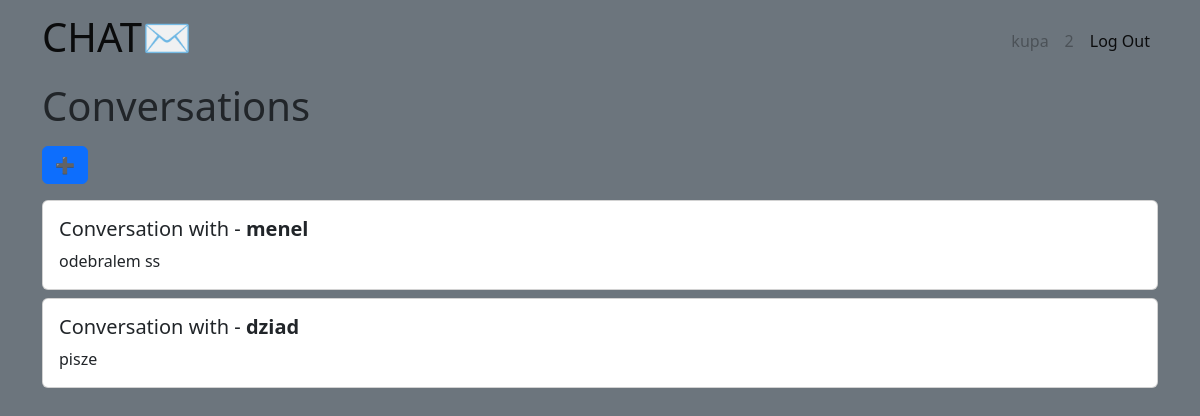
The app's page / (signed in) with its own data.
### tables this page shows
CREATE TABLE user (
    id INTEGER PRIMARY KEY AUTOINCREMENT,
    nickname TEXT UNIQUE NOT NULL,
    username TEXT UNIQUE NOT NULL,
    password TEXT NOT NULL
);

CREATE TABLE conversation (
    id INTEGER PRIMARY KEY AUTOINCREMENT,
    cuser INTEGER,
    suser INTEGER
);

CREATE TABLE message (
    id INTEGER PRIMARY KEY AUTOINCREMENT,
    author TEXT NOT NULL,
    value TEXT NOT NULL,
    date DATETIME NOT NULL,
    conv INTEGER
);

### chat/conv.py (the view)
@bp.route('/')
@login_required
def index():
    db = get_db()
    conversations = []
    try:
        conversations = db.execute(
           f'SELECT * FROM conversation WHERE cuser = {g.user["id"]} OR suser = {g.user["id"]}'
        ).fetchall()
    except Exception:
        pass
    users = []
    uid = g.user['id']
    lastmsg = []
    print(conversations[-1]["cuser"])
    try:
        for item in conversations:
            t = item['cuser']
            if item['cuser'] == uid:
                t = item['suser']
            users.append(db.execute(
                f'SELECT id, nickname FROM user WHERE id = {t}'
            ).fetchall())
        for item in conversations:
            for user in users:
                if item['suser'] == user[0]['id'] or item['cuser'] == user[0]['id']:
                    lastmsg.append(db.execute(
                        f'SELECT value FROM message WHERE conv = {item["id"]}'
                    ).fetchall())
                    lastmsg[-1] = lastmsg[-1][-1]['value'] if len(lastmsg[-1]) > 0 else "no messages"
    except Exception:
        pass
    users = [item[0]['nickname'] for item in users]
    print(lastmsg)
    print(users, uid, lastmsg)
    return render_template('chat/index.html', conversations=conversations, users=users, lastmsg=lastmsg)

### chat/auth.py (called while the page is built)
@bp.before_app_request
def load_logged_in_user():
    user_id = session.get('user_id')
    if user_id is None:
        g.user = None
    else:
        g.user = get_db().execute(
            'SELECT * FROM user WHERE id = ?', (user_id,)
        ).fetchone()

def login_required(view):
    @functools.wraps(view)
    def wrapped_view(**kwargs):
        if g.user is None:
            return redirect(url_for('auth.login'))
        return view(**kwargs)
    return wrapped_view

### chat/db.py (called while the page is built)
def get_db():
    if 'db' not in g:
        g.db = sqlite3.connect(
            current_app.config['DATABASE'],
            detect_types=sqlite3.PARSE_DECLTYPES
        )
        g.db.row_factory = sqlite3.Row
    return g.db

### chat/templates/chat/index.html
{% extends 'base.html' %}
{% block header %}
  <h1>{% block title %}Conversations{% endblock %}</h1>
  {% if g.user %}
    <a class="btn btn-primary my-2" href="{{ url_for('conv.create') }}">➕</a>
  {% endif %}
{% endblock %}
{% block content %}
  {% for conv in conversations %}
  <div class="card my-2 " style="">
      <a href="{{ url_for('conv.conversation', id = conv['id']) }}" class="text-decoration-none text-dark">
      <div class="card-body align-left ">
        <h5 class="card-title">Conversation with - <b>{{ users[loop.index0] }}</b></h5>
        <p class="card-text ">{{ lastmsg[loop.index0] }}</p>
      </div>
    </a>
  </div>
  {% endfor %}
{% endblock %}

### chat/templates/base.html (shortened to what this page needs)
<!doctype html>
<head>
  <link href="https://cdn.jsdelivr.net/npm/bootstrap@5.2.3/dist/css/bootstrap.min.css" rel="stylesheet"
>
</head>
<body class="bg-secondary">
  <nav class="navbar navbar-expand sticky-top navbar-stick-top bg-secondary">
    <div class="container container-fluid">
      <a class="navbar-brand" href="{{ url_for('conv.index') }}">
        <h1>CHAT✉</h1>
      </a>
      <div class="d-flex flex-row-reverse">
        <ul class="navbar-nav">
          {% if g.user %}
          <li class="nav-item">
            <a class="nav-link disabled" aria-current="page" href="#">{{ g.user['username'] }}</a>
          </li>
          <li class="nav-item">
            <a class="nav-link disabled" href="#">{{ g.user['id'] }}</a>
          </li>
          <li class="nav-item">
            <a class="nav-link active" href="{{ url_for('auth.logout') }}">Log Out</a>
          </li>
          {% endif %}
        </ul>
      </div>
    </div>
  </nav>
  <div class="container">
    <header>
      {% block header %}{% endblock %}
    </header>
    {% block content %}{% endblock %}
  </div>
</body>

### records on screen
user: user.username "kupa", user.id "2"
user: nickname "menel"
message: value "odebralem ss"
user: nickname "dziad"
message: value "pisze"
